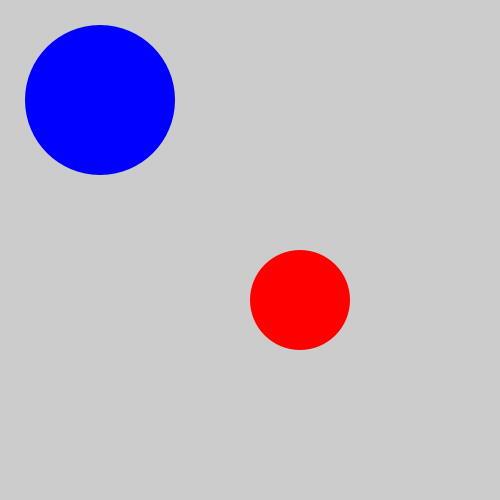
Frame 1 (no input)
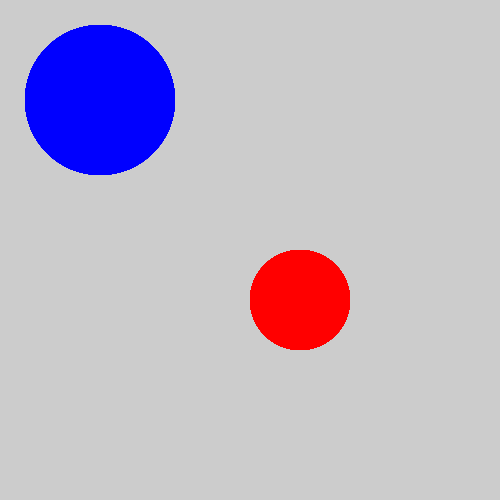
Frame 60 (the mouse pressed at the canvas centre just before this capture)
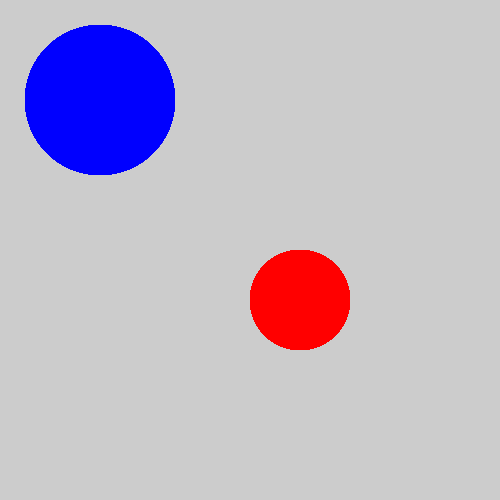
Frame 120 (the mouse held since frame 60 and released just before this capture)

The Processing sketch that drew these frames (run headless with seeded random() and noise(); from frame 60 on, the mouse is pressed at the canvas centre):

// Processing sketch: piros_es_kek_labda
// ── piros_es_kek_labda.pde
class Labda{
  float x; 
  float y;
  float atmero;
  color szin;
  
  void rajzold_ki(){
    noStroke();
    fill(szin);
    ellipse(x, y, atmero, atmero);
  }
}

Labda piros_labda = new Labda();
Labda kek_labda = new Labda();
void setup(){
  size(500,500);

  piros_labda.x=300;
  piros_labda.y=300;
  piros_labda.atmero=100;
  piros_labda.szin=color(#ff0000);
  
  
  kek_labda.x=100;
  kek_labda.y=100;
  kek_labda.atmero=150;
  kek_labda.szin=color(#0000ff);
  
}

void draw(){
  piros_labda.rajzold_ki();
  kek_labda.rajzold_ki();
}
